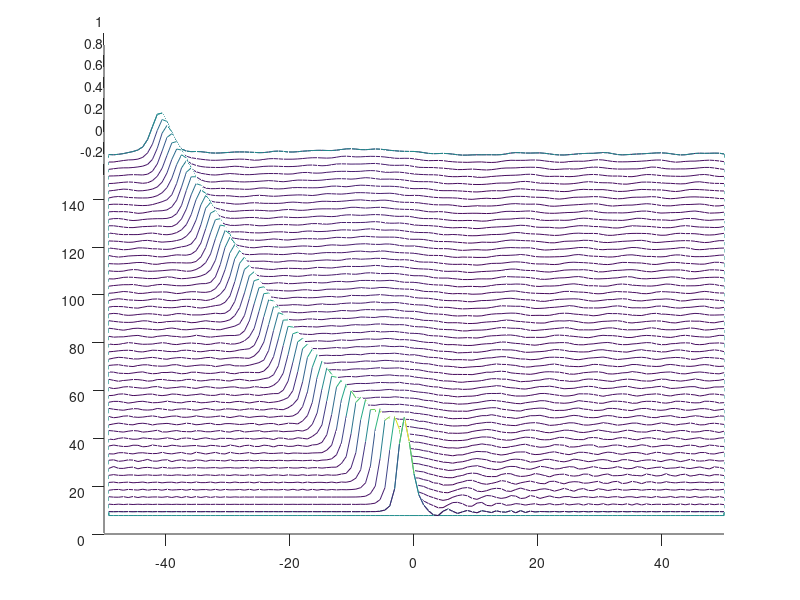

Here is the MATLAB script that generated this plot:
% KT-ETDRK4.m - exponential time differencing method for solving the KdV equation given 
% by Kassam & Trefethen (2005) using ETDRK4 scheme 
%
% u_t = (1/6) * epsilon * u_xxx - (F-1) * u_x + (3/2) * alpha * u * u_x

% Spatial grid and initial condition:
nplots = 50;
N = 128;
Left = 50;
dx = 2*Left/N;
nu = 1;
xi = 0.5;
x = ((dx-Left):dx:Left)';
% u = nu*sech(xi*x).^2;
% u_hat = fft(u);

% Precompute various ETDRK4 scalar quantities:
h = 1/4; % time step
k = [0:N/2 -N/2+1:-1]'*(pi/Left); % wave numbers
alpha = 1;
epsilon = 1;
F = 1;
L = -1i*(k.^3).*(epsilon/6)-1i*k*(F-1); % linear operator
E = exp(h*L); E2 = exp(h*L/2);
M = 16; % no. of points for complex means
r = exp(1i*pi*((1:M)-.5)/M); % roots of unity
LR = h*L(:,ones(M,1)) + r(ones(N,1),:);
Q = h*real(mean( (exp(LR/2)-1)./LR ,2));
f1 = h*real(mean( (-4-LR+exp(LR).*(4-3*LR+LR.^2))./LR.^3 ,2));
f2 = h*real(mean( (2+LR+exp(LR).*(-2+LR))./LR.^3 ,2));
f3 = h*real(mean( (-4-3*LR-LR.^2+exp(LR).*(4-LR))./LR.^3 ,2));

% Initial condition
aa = 1;
t = 0;
U = F - 1 - (1/2)*alpha*aa;
u = aa * sech( (((-3/2)*alpha*aa/(-2*epsilon))^(1/2)) * (x-U*t) ).^2; % exact solution
% u = 0.*x;
u_hat = fft(u);

% Main time-stepping loop:
tmax = 150; nmax = round(tmax/h); nplt = floor((tmax/100)/h)*2;
uu = zeros(nmax/nplt,N);
% tdata = h:h:tmax;
tdata = linspace(h,tmax,50);
g = 1i*k*(3/4)*alpha; % nonlinear operator
for n = 1:nmax
  t = n*h;
  Nu_hat = g.*fft(real(ifft(u_hat)).^2);
  a = E2.*u_hat + Q.*Nu_hat;
  Na = g.*fft(real(ifft(a)).^2);
  b = E2.*u_hat + Q.*Na;
  Nb = g.*fft(real(ifft(b)).^2);
  c = E2.*a + Q.*(2*Nb-Nu_hat);
  Nc = g.*fft(real(ifft(c)).^2);
  u_hat = E.*u_hat + Nu_hat.*f1 + 2*(Na+Nb).*f2 + Nc.*f3;
  if mod(n,nplt)==0
    u = real(ifft(u_hat));
    uu((n/nplt),:) = u;
  end
end

% Plot results:
figure
waterfall(x,tdata,real(uu)), view(0,70),
xlim([-Left,Left]);
ylim([0,tmax]);
grid off